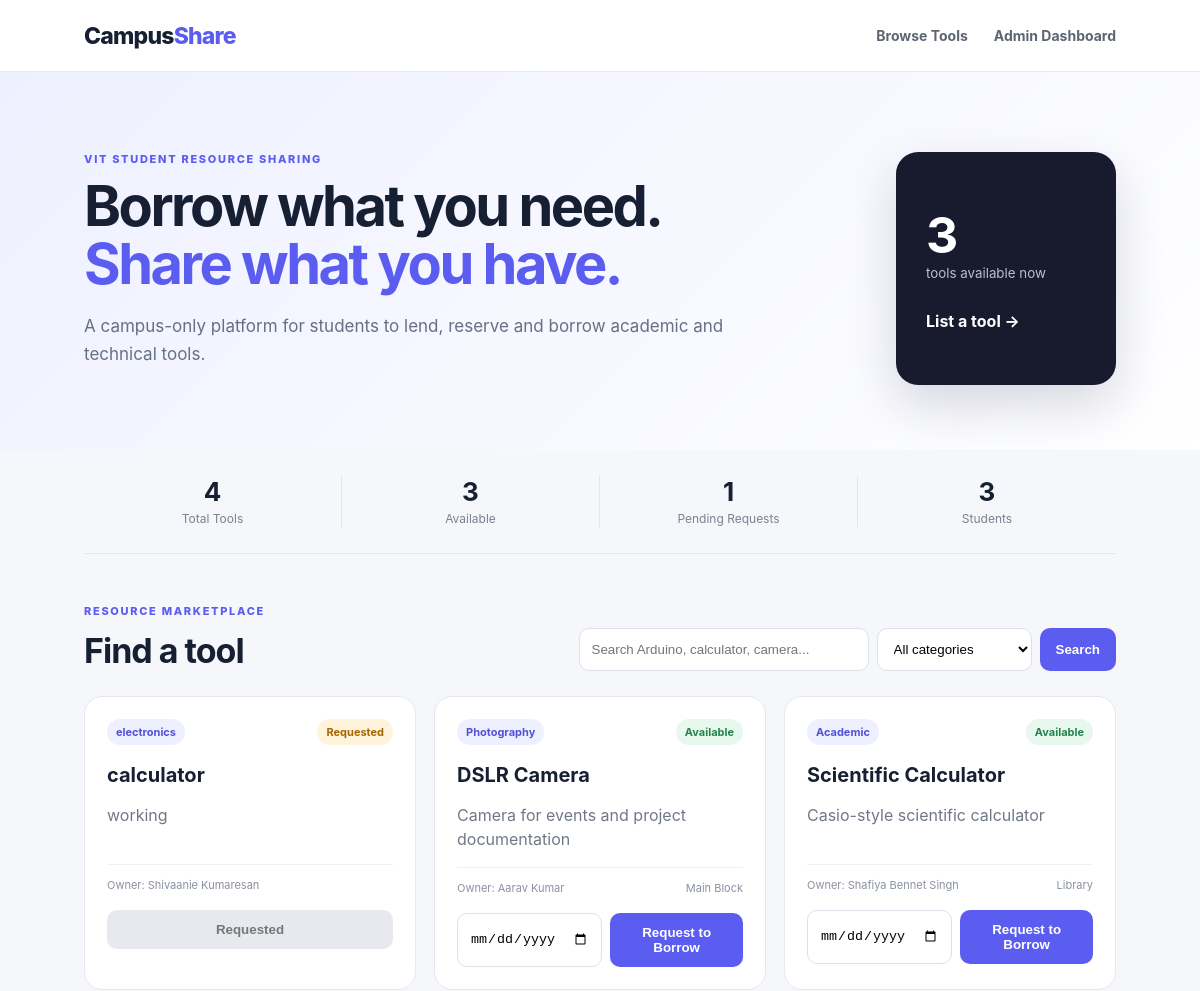
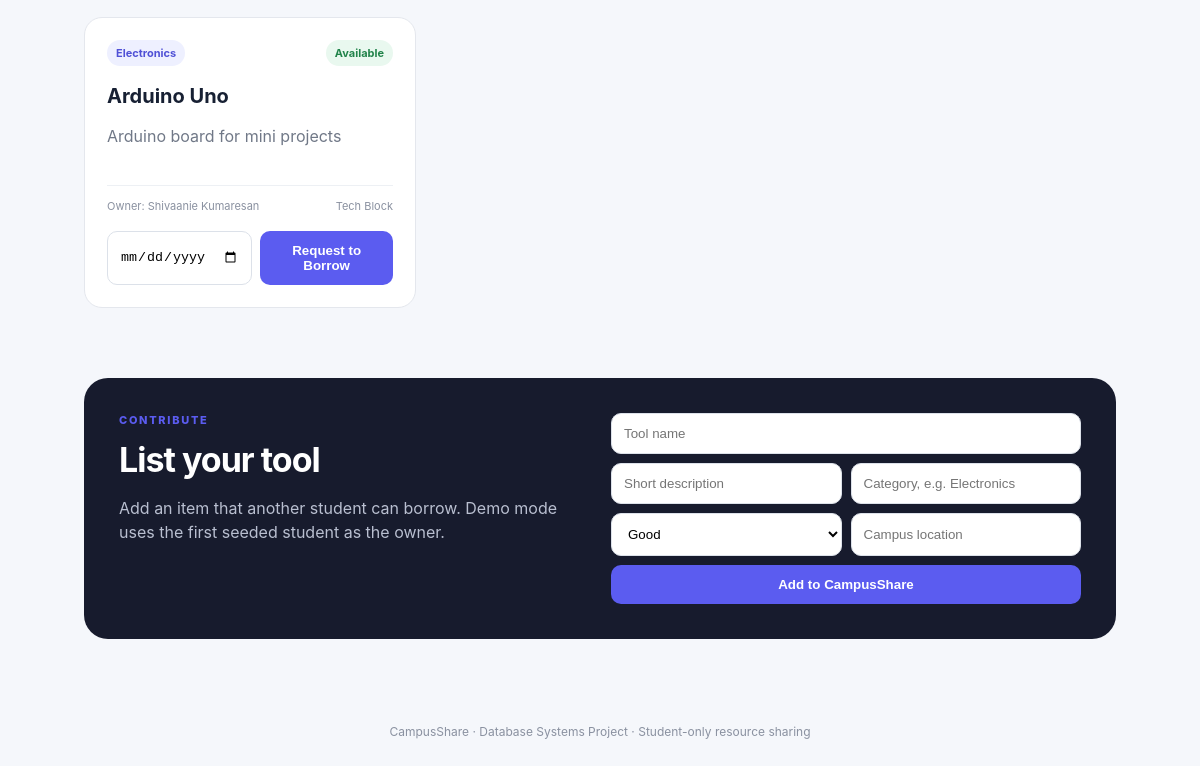
The page / on the database its author committed (2 pictures, top to bottom).
### tables this page shows
CREATE TABLE tools (
        tool_id INTEGER PRIMARY KEY AUTOINCREMENT,
        owner_id INTEGER NOT NULL,
        category_id INTEGER NOT NULL,
        name TEXT NOT NULL,
        description TEXT,
        condition TEXT NOT NULL DEFAULT 'Good',
        status TEXT NOT NULL DEFAULT 'Available',
        location TEXT,
        FOREIGN KEY(owner_id) REFERENCES students(student_id),
        FOREIGN KEY(category_id) REFERENCES categories(category_id)
    );

CREATE TABLE categories (
        category_id INTEGER PRIMARY KEY AUTOINCREMENT,
        name TEXT UNIQUE NOT NULL
    );

CREATE TABLE students (
        student_id INTEGER PRIMARY KEY AUTOINCREMENT,
        college_id TEXT UNIQUE NOT NULL,
        name TEXT NOT NULL,
        email TEXT UNIQUE NOT NULL,
        department TEXT NOT NULL,
        year INTEGER NOT NULL
    );

### app.py (the view)
@app.route('/')
def index():
    conn = get_db()
    q = request.args.get('q','').strip()
    category = request.args.get('category','')
    sql = '''SELECT t.*, c.name AS category, s.name AS owner_name
             FROM tools t JOIN categories c ON t.category_id=c.category_id
             JOIN students s ON t.owner_id=s.student_id WHERE 1=1'''
    params=[]
    if q:
        sql += ' AND (t.name LIKE ? OR t.description LIKE ?)'
        params += [f'%{q}%', f'%{q}%']
    if category:
        sql += ' AND c.name=?'; params.append(category)
    sql += ' ORDER BY t.tool_id DESC'
    tools = conn.execute(sql,params).fetchall()
    categories = conn.execute('SELECT * FROM categories ORDER BY name').fetchall()
    stats = {
        'tools': conn.execute('SELECT COUNT(*) FROM tools').fetchone()[0],
        'available': conn.execute("SELECT COUNT(*) FROM tools WHERE status='Available'").fetchone()[0],
        'requests': conn.execute("SELECT COUNT(*) FROM borrow_requests WHERE status='Pending'").fetchone()[0],
        'students': conn.execute('SELECT COUNT(*) FROM students').fetchone()[0]
    }
    conn.close()
    return render_template('index.html', tools=tools, categories=categories, stats=stats, q=q, selected_category=category)

### app.py (called while the page is built)
def get_db():
    conn = sqlite3.connect(DB)
    conn.row_factory = sqlite3.Row
    conn.execute('PRAGMA foreign_keys = ON')
    return conn

### templates/index.html
<!doctype html>
<html><head><meta charset="utf-8"><meta name="viewport" content="width=device-width,initial-scale=1"><title>CampusShare</title><link rel="stylesheet" href="{{ url_for('static', filename='style.css') }}"></head>
<body>
<nav><div class="brand">Campus<span>Share</span></div><div class="navlinks"><a href="/">Browse Tools</a><a href="/admin">Admin Dashboard</a></div></nav>
<header class="hero"><div><p class="eyebrow">VIT STUDENT RESOURCE SHARING</p><h1>Borrow what you need.<br><span>Share what you have.</span></h1><p>A campus-only platform for students to lend, reserve and borrow academic and technical tools.</p></div><div class="hero-card"><strong>{{ stats.available }}</strong><small>tools available now</small><a href="#add">List a tool →</a></div></header>
<section class="stats"><div><b>{{ stats.tools }}</b><span>Total Tools</span></div><div><b>{{ stats.available }}</b><span>Available</span></div><div><b>{{ stats.requests }}</b><span>Pending Requests</span></div><div><b>{{ stats.students }}</b><span>Students</span></div></section>
<main>
<section class="section-head"><div><p class="eyebrow">RESOURCE MARKETPLACE</p><h2>Find a tool</h2></div><form class="search"><input name="q" value="{{ q }}" placeholder="Search Arduino, calculator, camera..."><select name="category"><option value="">All categories</option>{% for c in categories %}<option {% if selected_category==c.name %}selected{% endif %}>{{c.name}}</option>{% endfor %}</select><button>Search</button></form></section>
<div class="grid">{% for t in tools %}<article class="tool"><div class="tool-top"><span class="tag">{{t.category}}</span><span class="status {{t.status|lower}}">{{t.status}}</span></div><h3>{{t.name}}</h3><p>{{t.description}}</p><div class="meta"><span>Owner: {{t.owner_name}}</span><span>{{t.location}}</span></div>{% if t.status=='Available' %}<form action="/request/{{t.tool_id}}" method="post" class="borrow"><input required type="date" name="due_date"><button>Request to Borrow</button></form>{% else %}<button class="disabled" disabled>{{t.status}}</button>{% endif %}</article>{% else %}<p>No tools found.</p>{% endfor %}</div>
<section id="add" class="add"><div><p class="eyebrow">CONTRIBUTE</p><h2>List your tool</h2><p>Add an item that another student can borrow. Demo mode uses the first seeded student as the owner.</p></div><form action="/add-tool" method="post"><input required name="name" placeholder="Tool name"><input name="description" placeholder="Short description"><input required name="category" placeholder="Category, e.g. Electronics"><select name="condition"><option>Excellent</option><option selected>Good</option><option>Fair</option></select><input name="location" placeholder="Campus location"><button>Add to CampusShare</button></form></section>
</main><footer>CampusShare · Database Systems Project · Student-only resource sharing</footer>
</body></html>

### static/style.css (style rules this page uses)
* { box-sizing:border-box }
body { margin:0;font-family:Inter,system-ui,-apple-system,sans-serif;background:#f5f7fb;color:#172033 }
nav { height:72px;background:#fff;border-bottom:1px solid #e6e9ef;display:flex;align-items:center;justify-content:space-between;padding:0 7vw;position:sticky;top:0;z-index:5 }
.brand { font-size:23px;font-weight:800;letter-spacing:-.8px }
.brand span { color:#5b5cf0 }
.navlinks { display:flex;gap:26px }
.navlinks a { color:#5d6472;text-decoration:none;font-size:14px;font-weight:650 }
.hero { padding:80px 7vw 65px;display:flex;justify-content:space-between;gap:40px;background:linear-gradient(135deg,#eef0ff,#fff) }
.eyebrow { font-size:11px;letter-spacing:1.7px;font-weight:800;color:#5b5cf0;margin:0 0 12px }
.hero h1 { font-size:56px;line-height:1.03;letter-spacing:-2.5px;margin:0 0 20px }
.hero h1 span { color:#5b5cf0 }
.hero p:not(.eyebrow) { max-width:650px;color:#667085;font-size:17px;line-height:1.6 }
.hero-card { background:#171b2d;color:white;border-radius:22px;padding:30px;min-width:220px;display:flex;flex-direction:column;justify-content:center;box-shadow:0 20px 50px #1b21452a }
.hero-card strong { font-size:50px }
.hero-card small { color:#b9bfd0;margin-bottom:30px }
.hero-card a { color:white;text-decoration:none;font-weight:700 }
.stats { display:grid;grid-template-columns:repeat(4,1fr);margin:0 7vw;padding:26px 0;border-bottom:1px solid #e1e5ed }
.stats div { text-align:center;border-right:1px solid #e1e5ed }
.stats div:last-child { border:0 }
.stats b { display:block;font-size:26px }
.stats span { color:#7a8291;font-size:12px }
main { padding:50px 7vw }
.section-head { display:flex;justify-content:space-between;align-items:end;margin-bottom:25px }
.section-head h2,.add h2,.admin h1 { font-size:34px;margin:0;letter-spacing:-1px }
.search { display:flex;gap:8px }
.search input,.search select,form input,form select { border:1px solid #dce1e9;border-radius:10px;padding:12px;background:#fff;outline:none }
.search input { width:290px }
.search button,button { border:0;background:#5b5cf0;color:#fff;border-radius:10px;padding:12px 16px;font-weight:750;cursor:pointer }
.grid { display:grid;grid-template-columns:repeat(3,1fr);gap:18px }
.tool { background:#fff;border:1px solid #e4e7ed;border-radius:18px;padding:22px }
.tool-top { display:flex;justify-content:space-between }
.tag,.status { font-size:11px;padding:6px 9px;border-radius:99px;background:#eef0ff;color:#5051d6;font-weight:750 }
.status { background:#e9f8ef;color:#21834a }
.status.requested { background:#fff3dc;color:#a46600 }
.tool h3 { font-size:20px;margin:18px 0 7px }
.tool p { color:#707887;min-height:45px;line-height:1.5 }
.meta { display:flex;justify-content:space-between;font-size:11px;color:#8a91a0;border-top:1px solid #edf0f4;padding-top:13px }
.borrow { display:flex;gap:8px;margin-top:18px }
.borrow input { flex:1 }
.borrow button { flex:1 }
.disabled { width:100%;margin-top:18px;background:#e7e9ee;color:#777;cursor:not-allowed }
.add { margin-top:70px;background:#171b2d;color:white;border-radius:24px;padding:35px;display:flex;justify-content:space-between;gap:40px }
.add p:not(.eyebrow) { color:#b9bfd0;max-width:550px;line-height:1.5 }
.add form { display:grid;grid-template-columns:1fr 1fr;gap:9px;min-width:470px }
.add form input:first-child { grid-column:span 2 }
.add button { grid-column:span 2 }
footer { text-align:center;padding:35px;color:#8a91a0;font-size:12px }

### rows shown on the page
tools: category "electronics", status "Requested", name "calculator", description "working", owner_name "Shivaanie Kumaresan"
tools: category "Photography", status "Available", name "DSLR Camera", description "Camera for events and project documentation", owner_name "Aarav Kumar", location "Main Block"
tools: category "Academic", status "Available", name "Scientific Calculator", description "Casio-style scientific calculator", owner_name "Shafiya Bennet Singh", location "Library"
tools: category "Electronics", status "Available", name "Arduino Uno", description "Arduino board for mini projects", owner_name "Shivaanie Kumaresan", location "Tech Block"

### other values the page prints
{{ stats.available }} "3"
{{ stats.tools }} "4"
{{ stats.requests }} "1"
{{ stats.students }} "3"
